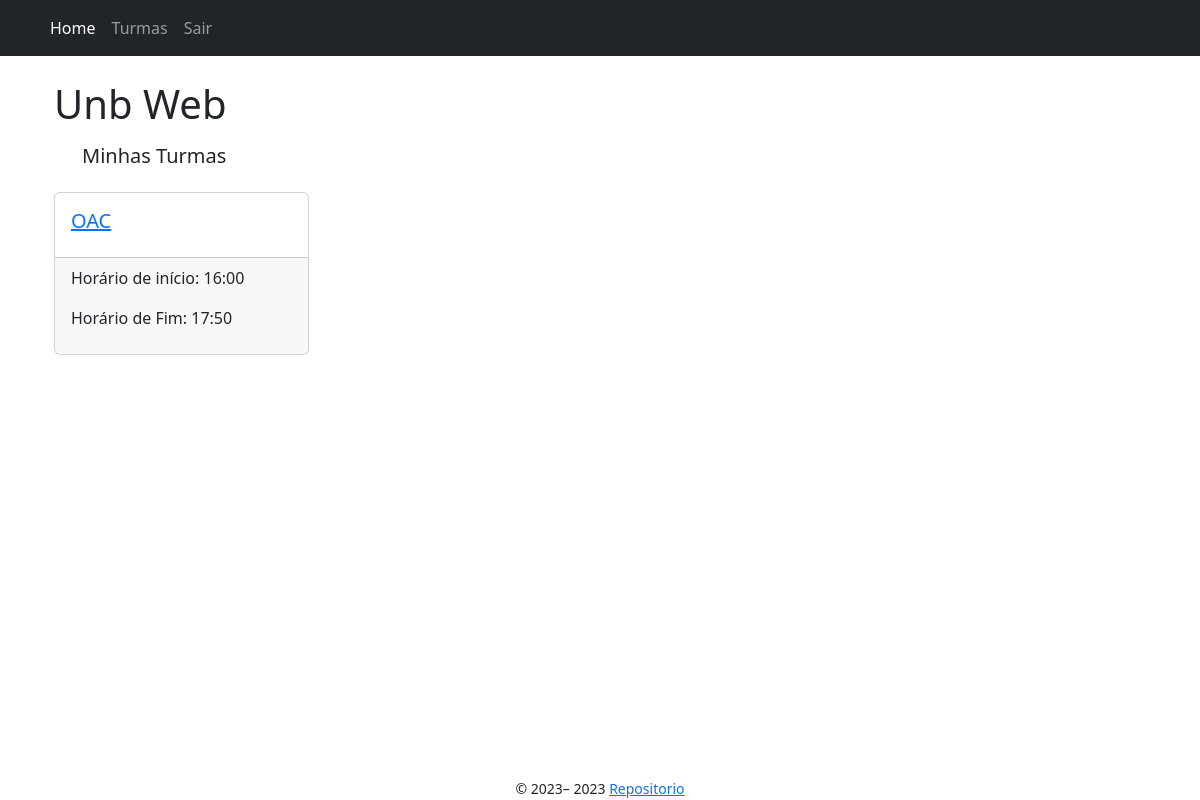
The app's page / (signed in), older data.
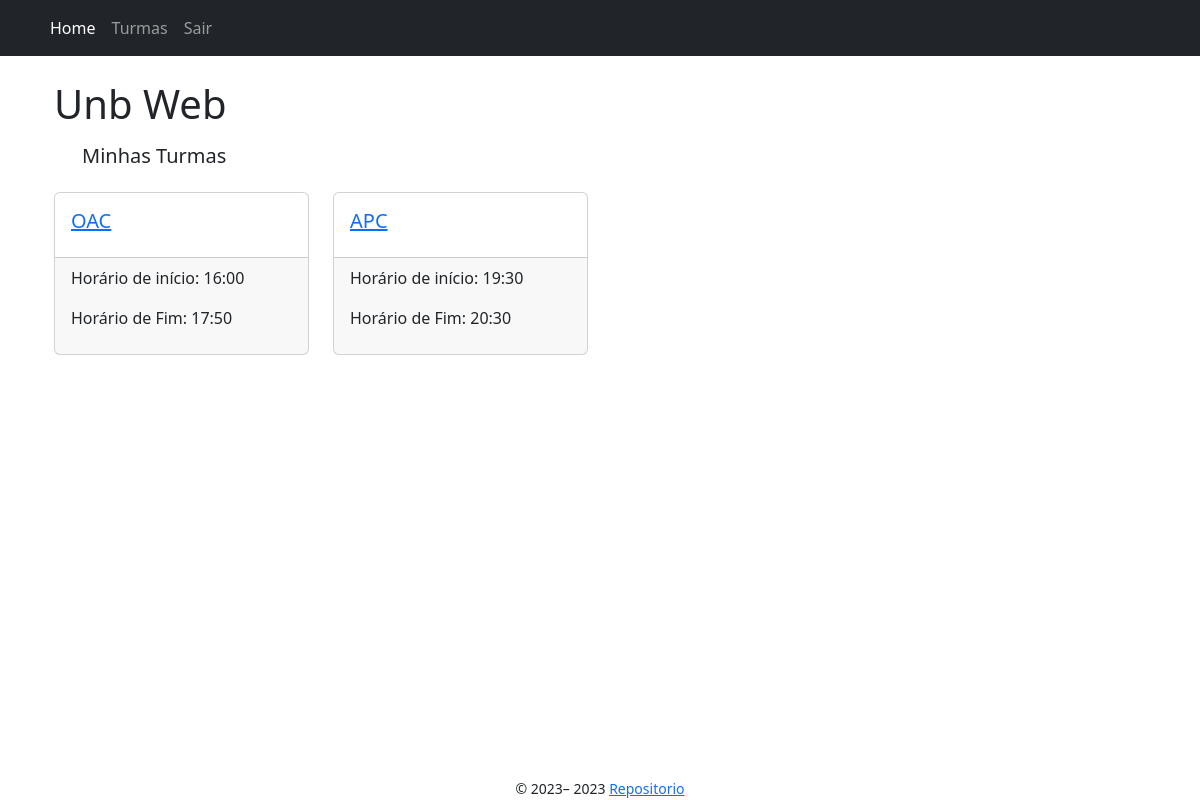
The same page, newer data.
### app/models/turma.py (models this page shows, shortened)
class Turma(db.Model):
    __tablename__ = "turma"
    id = db.Column(db.Integer, primary_key=True)
    nome = db.Column(db.String(100), nullable=False)
    horario_inicio = db.Column(db.Time, nullable=False)
    horario_fim = db.Column(db.Time, nullable=False)
    senha = db.Column(db.String(200), nullable=False)
    semestre = db.Column(db.Integer, nullable=False)
    professor_id = db.Column(db.Integer, db.ForeignKey(
        'professor.id'), nullable=False)
    aulas = db.relationship('Aula', backref=db.backref('turma_aulas', lazy=True)) #1 to N
    exames = db.relationship('Exame', backref='turma_exame', lazy=True) #1 to N

### app/controllers/index.py (the view)
@bp.route("/", methods=["GET"])
@login_required
def index() -> render_template:
    return render_template("index.jinja2", user=current_user)

### app/templates/index.jinja2
{% extends "base.jinja2" %}
{% block head %}
    {{ super() }}
{% endblock %}
{% block content %}
<div class="container">
    <h1>Unb Web</h1>
    <div class="row rows-col-1 m-3">
            <h5>Minhas Turmas</h5>
        </div>
    <div id="my-courses" class="row row-col-1 row-cols-md-2 row-cols-lg-4">
        {% for turma in user.turmas %}
            <div class="col mb-4">
                    <div class="card">
                        <div class="card-body">
                            <a href="{{ url_for('turmas.show', turma_id=turma.id) }}">
                                <h5 class="card-title">{{ turma.nome }}</h5>
                            </a>
                        </div>
                        <div class="card-footer">
                            <p>Horário de início: {{ turma.horario_inicio.strftime('%H:%M') }}</p>
                            <p>Horário de Fim: {{ turma.horario_fim.strftime('%H:%M') }}</p>
                        </div>
                    </div>
                </div>
        {% endfor %}
    </div>
</div>
{% endblock %}

Row changes from the older to the newer data that the page shows:
added Turma: nome "APC", horario_inicio "19:30", horario_fim "20:30"
